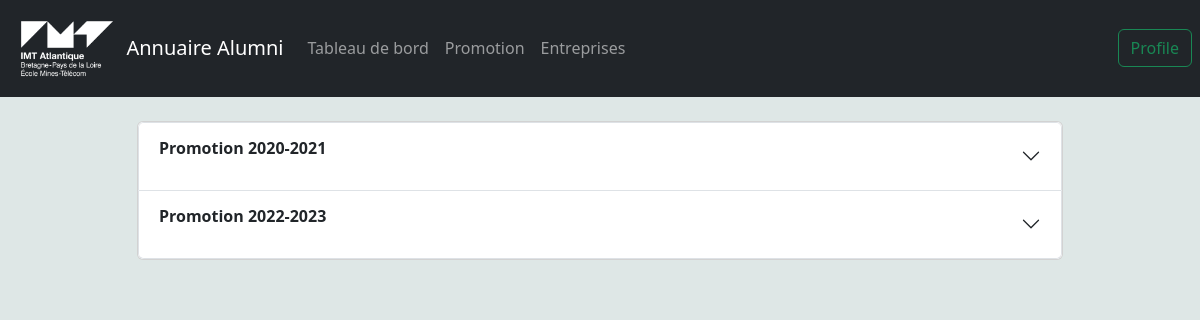
Before: /Parey/prom with the older database file.
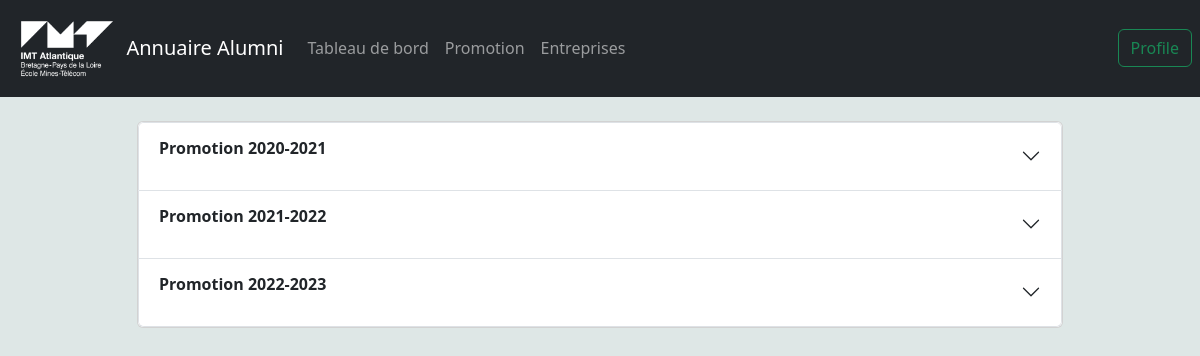
After: the same page with the newer database file.
### database/models.py (models this page shows)
class class_prom(db.Model):
    student_id = db.Column(db.Integer, db.ForeignKey('student.id'), primary_key=True)
    year = db.Column(db.Integer)

### app.py (the view)
@app.route("/<string:name>/prom",methods=["GET", "POST"])
def prom(name):
    classProm = getPromStudents()
    return render_template("PromotionTab.html",classProm=classProm,name=name,id=1)

### database/querys/Get.py (called while the page is built)
def getClassPromByYear(year):
    ClassProm = class_prom.query.filter_by(year=year).all()
    return ClassProm

def getPromStudents():
    classprm = class_prom.query.all()
    setYear = set()
    for elemt in classprm:
        setYear.add(elemt.year)
    classPromList = []
    listnul = []
    for elemt in setYear:
        classPromList +=  [getClassPromByYear(elemt)]
    for classprm in classPromList:
        l = []
        for e in classprm:
            print(e.student_id)
            l += [e.student_id]
        listnul += [l]
    classPromList = []
    for l in listnul:
        classPromList += [[setYear.pop(),student.query.filter(student.student_id.in_(l)).all()]]
    return classPromList

### templates/PromotionTab.html (shortened to what this page needs)
<!DOCTYPE html>
<html lang="en">
<head>
    <link href="https://cdn.jsdelivr.net/npm/bootstrap@5.3.0-alpha1/dist/css/bootstrap.min.css"
      rel="stylesheet"
>
    {% import 'accordion_year.jinja2' as ay %}
    {% import 'navBar.jinja2' as nav %}
</head>
<body style="background-color:#dee7e6;">
<header>
            {{ nav.renderNavBar(name,id) }}
</header>
    <br>
        <div class ="container">
            <div class = "row justify-content-center">
                <div class ="col-10">
                <div class="card">
                    <div class="accordion" id="accordionExample">
                        {% for promo in classProm %}
                            {{  ay.renderProm(promo[0],promo[1])}}
                        {% endfor %}
                    </div>
                </div>
            </div>
        </div>
    </div>
</body>
</html>

### templates/accordion_year.jinja2 (shortened to what this page needs)
{% macro renderProm(year,promNom) %}
  <div class="accordion-item">
    <h2 class="accordion-header" id="heading{{year}}">
      <button
              class="accordion-button collapsed" type="button" data-bs-toggle="collapse" data-bs-target="#collapse{{year}}" aria-expanded="false" aria-controls="collapse{{year}}">
        <p class="text-center"> <strong>Promotion {{year}}-{{year+1}} </strong> </p>
      </button >
    </h2>
  </div>
{% endmacro %}

Changed rows visible on the page:
added class_prom: year "2021", year+1 "2022"
